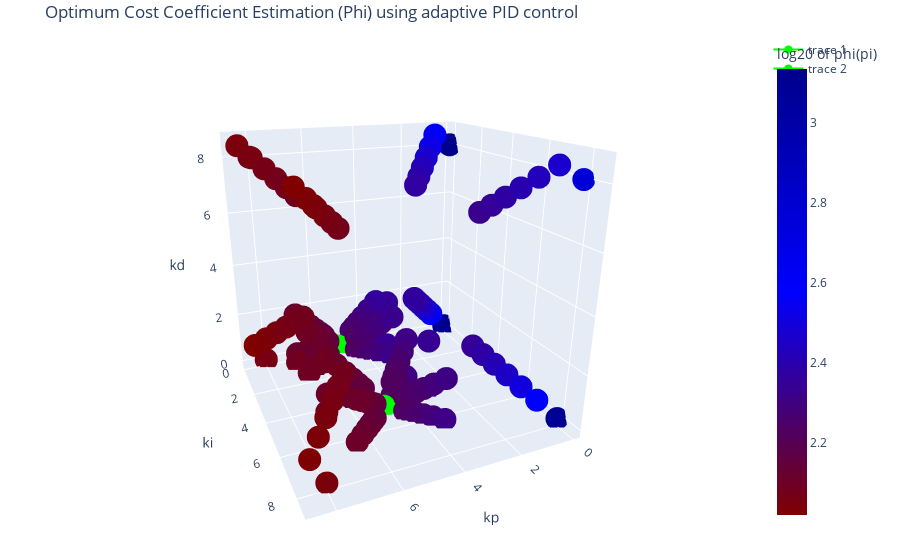

Here is the notebook cell this chart was saved with:
### Code cell
fig = px.scatter_3d(global_phi_store_q, 
                                x = global_phi_store_q["kp"],
                                y = global_phi_store_q["ki"],
                                z = global_phi_store_q["kd"],
                                title = 'Optimum Cost Coefficient Estimation (Phi) using adaptive PID control',
                                color = global_phi_store_q["log20 of phi(pi)"], #4th dimension is colour 
                                color_continuous_scale = ['maroon', 'blue', 'darkblue'], # Determines the color scale used
                                size_max = 1,
                                opacity = 1)

fig.update_layout(margin=dict(l=35, r=35, b=35, t=35))


# Add the trace of the OPTIMUM POINT manually here using a green dot
data1 = {'kp':[5], 
        'ki':[5],
        'kd':[0],
        'log20 of phi(pi)': [1.698002]}

data2 = {'kp':[5], 
        'ki':[0],
        'kd':[0],
        'log20 of phi(pi)': [1.698002]}
# Create the pandas DataFrame 
df1 = pd.DataFrame(data1, columns = ['kp', 'ki', 'kd', 'log20 of phi(pi)']) 
fig.add_traces(go.Scatter3d(x = df1['kp'],
                                    y = df1['ki'],
                                    z = df1['kd'],
                                    marker = dict(
                                    color = 'lime'),
                                    text = ['Phi Approximate Optimum 1']
                               )
                 )

# Mark the other optimum where it converges to -- seems to me that th controller thinks kp is enough. 
df2 = pd.DataFrame(data2, columns = ['kp', 'ki', 'kd', 'log20 of phi(pi)']) 
fig.add_traces(go.Scatter3d(x = df2['kp'],
                                    y = df2['ki'],
                                    z = df2['kd'],
                                    marker = dict(
                                    color = 'lime'),
                                    text = ['Phi Approximate Optimum 2']
                               )
                 )
fig.show()

### Figure 1 — Plotly figure (JSON) as saved in the notebook; plotly's stock layout.template omitted (floating-point values rounded to 4 significant figures; data arrays with more than 128 entries replaced by an {"elided": "..."} marker saying what was removed)
{"data": [{"hovertemplate": "kp=%{x}<br>ki=%{y}<br>kd=%{z}<br>log20 of phi(pi)=%{marker.color}<extra></extra>", "legendgroup": "", "marker": {"color": {"elided": "160 float values"}, "coloraxis": "coloraxis", "opacity": 1, "symbol": "circle"}, "mode": "markers", "name": "", "scene": "scene", "showlegend": false, "type": "scatter3d", "x": {"elided": "160 float values"}, "y": {"elided": "160 float values"}, "z": {"elided": "160 float values"}}, {"marker": {"color": "lime"}, "text": ["Phi Approximate Optimum 1"], "type": "scatter3d", "x": [5], "y": [5], "z": [0]}, {"marker": {"color": "lime"}, "text": ["Phi Approximate Optimum 2"], "type": "scatter3d", "x": [5], "y": [0], "z": [0]}], "layout": {"autosize": true, "coloraxis": {"colorbar": {"title": {"text": "log20 of phi(pi)"}}, "colorscale": [[0, "maroon"], [0.5, "blue"], [1, "darkblue"]]}, "legend": {"tracegroupgap": 0}, "margin": {"b": 35, "l": 35, "r": 35, "t": 35}, "scene": {"aspectmode": "auto", "aspectratio": {"x": 1.0, "y": 1.0, "z": 1.0}, "camera": {"center": {"x": 0, "y": 0, "z": 0}, "eye": {"x": 0.8116, "y": 1.858, "z": 0.7583}, "projection": {"type": "perspective"}, "up": {"x": 0, "y": 0, "z": 1}}, "domain": {"x": [0, 1], "y": [0, 1]}, "xaxis": {"title": {"text": "kp"}, "type": "linear"}, "yaxis": {"title": {"text": "ki"}, "type": "linear"}, "zaxis": {"title": {"text": "kd"}, "type": "linear"}}, "title": {"text": "Optimum Cost Coefficient Estimation (Phi) using adaptive PID control"}}}
